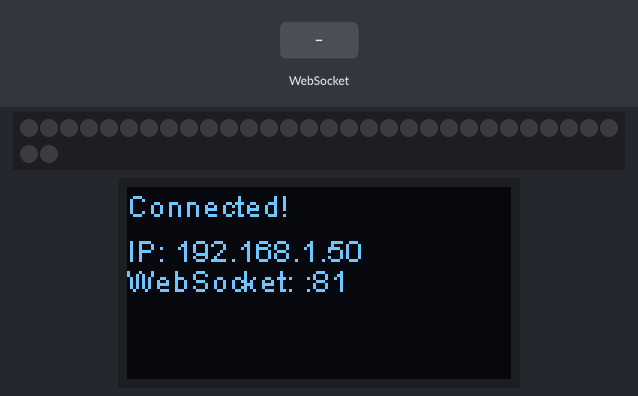
Simulated run of this sketch. Board: ESP32. Parts: 32 RGB LEDs in strip order, left to right, continuing on the next row, 128×64 one-colour display. Inputs (shaded band) come from the test bench. Dim RGB values are drawn brighter than linear; WiFi joins after 1.5 s; servers stay silent unless stated; random numbers use the default seed unless the sketch sets one; what the sketch prints to the serial monitor is not drawn.

Above: at 2.7 s.
2.8 s: WebSocket text "2" received
At 2.91 s:
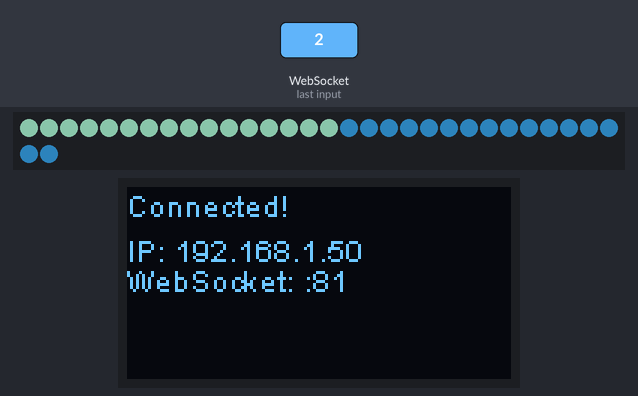
4.7 s: WebSocket text "1" received
At 4.81 s:
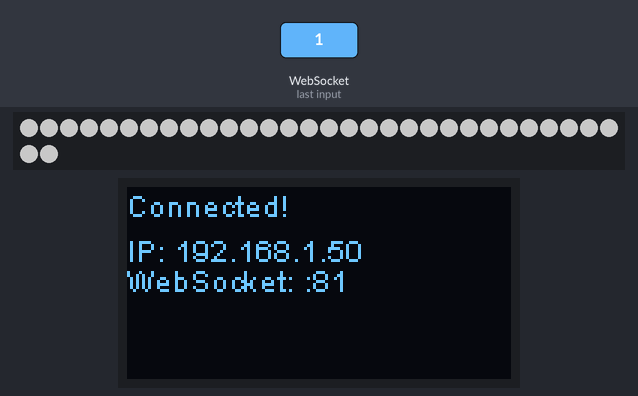
6.6 s: WebSocket text "3" received
8.4 s: WebSocket text "4" received
At 8.46 s:
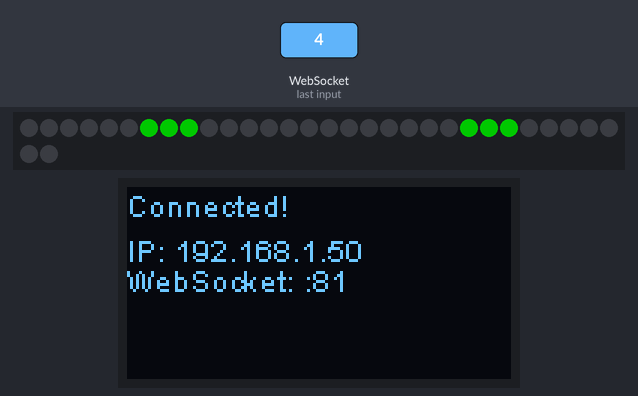
10.2 s: WebSocket text "5" received
12.0 s: WebSocket text "2" received
At 12.06 s:
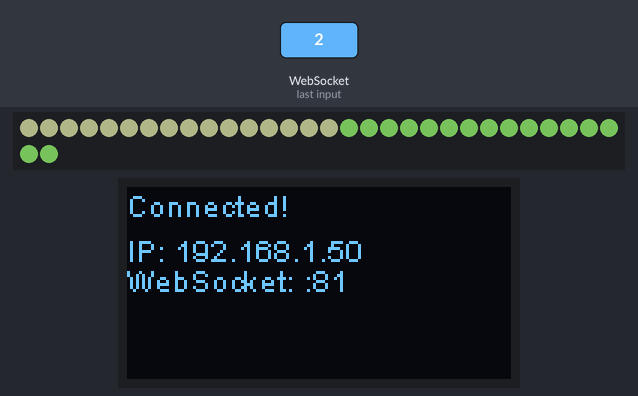

The sketch:

esp32_with_display.ino
```cpp
#include <WiFi.h>
#include <WebSocketsServer.h>
#include <Adafruit_NeoPixel.h>
#include <SSD1306Wire.h>

#define LED_PIN     18          // GPIO for NeoPixel on ESP32
#define NUM_PIXELS  32
#define MAX_WAIT_MS 4000
#define WEBSOCKET_LOOP_INTERVAL_MS 5

// OLED on ESP32 (use valid I2C pins)
#define I2C_SDA     17
#define I2C_SCL     16
SSD1306Wire display(0x3C, I2C_SDA, I2C_SCL);

Adafruit_NeoPixel strip(NUM_PIXELS, LED_PIN, NEO_GRB + NEO_KHZ800);

const char* ssid = "Cubex";
const char* password = "thunderluck";
IPAddress local_IP(10, 151, 240, 92);
IPAddress gateway(10, 151, 240, 97);
IPAddress subnet(255, 255, 255, 0);

WebSocketsServer webSocket = WebSocketsServer(81);

uint8_t blinkMode = 0;
uint16_t blinkInterval = 50;
uint8_t brightness = 100;

uint16_t totalFrames = 0;
uint16_t currentFrame = 0;
bool playing = false;
unsigned long frameStartTime = 0;
unsigned long lastDataTime = 0;
unsigned long lastFrameFlash = 0;
unsigned long lastWebSocketLoop = 0;
bool frameOn = true;
bool rowToggle = false;

uint16_t XY(uint8_t x, uint8_t y) {
  return y * 16 + x;
}

void setup() {
  Serial.begin(115200);
  strip.begin();
  strip.setBrightness(brightness);
  strip.show();

  display.init();
  display.setFont(ArialMT_Plain_10);
  display.clear();
  display.drawString(0, 0, "Booting...");
  display.display();

  // WiFi.config(local_IP, gateway, subnet);
  WiFi.begin(ssid, password);
  display.drawString(0, 15, "Connecting to WiFi...");
  display.display();

  while (WiFi.status() != WL_CONNECTED) {
    delay(500);
    Serial.print(".");
  }

  display.clear();
  display.drawString(0, 0, "Connected!");
  display.drawString(0, 15, "IP: " + WiFi.localIP().toString());
  display.display();

  webSocket.begin();
  webSocket.onEvent(onWebSocketEvent);
  display.drawString(0, 25, "WebSocket: :81");
  display.display();
}

void loop() {
  unsigned long now = millis();

  if (now - lastWebSocketLoop >= WEBSOCKET_LOOP_INTERVAL_MS) {
    webSocket.loop();
    lastWebSocketLoop = now;
  }

  if (playing) {
    switch (blinkMode) {
      case 1: mode_1(now); break;
      case 2: mode_2(now); break;
      case 3: mode_3(now); break;
      case 4: mode_4(now); break;
      case 5: mode_5(now); break;
      case 6: mode_6(now); break;
      case 7: mode_7(now); break;
      case 8: mode_8(now); break;
    }
  }

  if (!playing && now - lastDataTime > MAX_WAIT_MS) {
    clearStrip();
    totalFrames = 0;
    currentFrame = 0;
  }
}

void clearStrip() {
  for (int i = 0; i < NUM_PIXELS; i++) {
    strip.setPixelColor(i, 0);
  }
  strip.show();
}

// === The exact same mode_1 to mode_8 and onWebSocketEvent from your original code ===
// (copy/paste from your message – already ESP32-compatible)


void mode_1(unsigned long now) {
  if (now - lastFrameFlash >= blinkInterval) {
    lastFrameFlash = now;
    frameOn = !frameOn;

    for (int i = 0; i < NUM_PIXELS; i++) {
      strip.setPixelColor(i, frameOn ? strip.Color(255, 255, 255) : 0);
    }
    strip.show();
  }
}

void mode_2(unsigned long now) {
  static uint8_t r1 = random(256), g1 = random(256), b1 = random(256);
  static uint8_t r2 = random(256), g2 = random(256), b2 = random(256);
  static uint8_t targetR1 = random(256), targetG1 = random(256), targetB1 = random(256);
  static uint8_t targetR2 = random(256), targetG2 = random(256), targetB2 = random(256);
  static unsigned long lastColorUpdate = 0;
  const uint8_t step = 5;

  if (now - lastFrameFlash >= blinkInterval) {
    lastFrameFlash = now;
    frameOn = !frameOn;

    if (frameOn && now - lastColorUpdate >= blinkInterval) {
      lastColorUpdate = now;
      r1 += (targetR1 > r1) ? min((int)step, (int)(targetR1 - r1)) : -min((int)step, (int)(r1 - targetR1));
      g1 += (targetG1 > g1) ? min((int)step, (int)(targetG1 - g1)) : -min((int)step, (int)(g1 - targetG1));
      b1 += (targetB1 > b1) ? min((int)step, (int)(targetB1 - b1)) : -min((int)step, (int)(b1 - targetB1));

      r2 += (targetR2 > r2) ? min((int)step, (int)(targetR2 - r2)) : -min((int)step, (int)(r2 - targetR2));
      g2 += (targetG2 > g2) ? min((int)step, (int)(targetG2 - g2)) : -min((int)step, (int)(g2 - targetG2));
      b2 += (targetB2 > b2) ? min((int)step, (int)(targetB2 - b2)) : -min((int)step, (int)(b2 - targetB2));

      if (abs(r1 - targetR1) < 5) targetR1 = random(256);
      if (abs(g1 - targetG1) < 5) targetG1 = random(256);
      if (abs(b1 - targetB1) < 5) targetB1 = random(256);
      if (abs(r2 - targetR2) < 5) targetR2 = random(256);
      if (abs(g2 - targetG2) < 5) targetG2 = random(256);
      if (abs(b2 - targetB2) < 5) targetB2 = random(256);
    }

    for (int i = 0; i < NUM_PIXELS; i++) {
      strip.setPixelColor(i, frameOn ?
        (i < 16 ? strip.Color(r1, g1, b1) : strip.Color(r2, g2, b2)) : 0);
    }
    strip.show();
  }
}

void mode_3(unsigned long now) {
  if (now - lastFrameFlash >= blinkInterval) {
    lastFrameFlash = now;
    frameOn = !frameOn;

    for (uint8_t x = 0; x < 16; x++) {
      for (uint8_t y = 0; y < 2; y++) {
        bool edge = (x == 0 || x == 15);
        strip.setPixelColor(XY(x, y), (frameOn && edge) ? strip.Color(255, 0, 0) : 0);
      }
    }
    strip.show();
  }
}

void mode_4(unsigned long now) {
  static uint8_t radius = 0;
  static bool expanding = true;

  if (now - lastFrameFlash >= blinkInterval) {
    lastFrameFlash = now;
    frameOn = !frameOn;
    clearStrip();
    uint8_t mid = 7;

    for (int dx = -radius; dx <= radius; dx++) {
      uint8_t xL = mid + dx;
      if (xL < 16) {
        for (uint8_t y = 0; y < 2; y++)
          strip.setPixelColor(XY(xL, y), frameOn ? strip.Color(0, 255, 0) : 0);
      }
    }

    expanding ? radius++ : radius--;
    if (radius >= 7) expanding = false;
    if (radius == 0) expanding = true;

    strip.show();
  }
}

void mode_5(unsigned long now) {
  static uint8_t step = 0;

  if (now - lastFrameFlash >= blinkInterval) {
    lastFrameFlash = now;
    frameOn = !frameOn;
    clearStrip();

    uint8_t left = step;
    uint8_t right = 15 - step;
    if (left <= right) {
      for (uint8_t y = 0; y < 2; y++) {
        strip.setPixelColor(XY(left, y), frameOn ? strip.Color(0, 255, 255) : 0);
        strip.setPixelColor(XY(right, y), frameOn ? strip.Color(0, 255, 255) : 0);
      }
      step++;
    } else {
      step = 0;
    }

    strip.show();
  }
}

void mode_6(unsigned long now) {
  static uint8_t pos = 0;

  if (now - lastFrameFlash >= blinkInterval) {
    lastFrameFlash = now;
    clearStrip();
    frameOn = !frameOn;

    for (uint8_t y = 0; y < 2; y++)
      strip.setPixelColor(XY(pos, y), frameOn ? strip.Color(255, 255, 0) : 0);

    pos = (pos + 1) % 16;
    strip.show();
  }
}

void mode_7(unsigned long now) {
  if (now - lastFrameFlash >= blinkInterval) {
    lastFrameFlash = now;
    rowToggle = !rowToggle;

    for (uint8_t x = 0; x < 16; x++) {
      for (uint8_t y = 0; y < 2; y++) {
        bool show = (y == 0 && rowToggle) || (y == 1 && !rowToggle);
        strip.setPixelColor(XY(x, y), show ? strip.Color(255, 0, 255) : 0);
      }
    }
    strip.show();
  }
}

void mode_8(unsigned long now) {
  static uint8_t head = 0;
  static int8_t dir = 1;

  if (now - lastFrameFlash >= blinkInterval) {
    lastFrameFlash = now;
    clearStrip();
    frameOn = !frameOn;

    for (int8_t i = 0; i < 3; i++) {
      int8_t x = head - i * dir;
      if (x >= 0 && x < 16) {
        for (uint8_t y = 0; y < 2; y++)
          strip.setPixelColor(XY(x, y), frameOn ? strip.Color(100, 100, 255) : 0);
      }
    }

    head += dir;
    if (head == 15 || head == 0) dir *= -1;

    strip.show();
  }
}

void onWebSocketEvent(uint8_t client_num, WStype_t type, uint8_t* payload, size_t length) {
  if (type != WStype_TEXT) return;

  char* token = strtok((char*)payload, ";");
  if (token) blinkMode = atoi(token);

  token = strtok(NULL, ";");
  if (token) blinkInterval = atoi(token);

  token = strtok(NULL, ";");
  if (token) {
    brightness = atoi(token);
    strip.setBrightness(brightness);
  }

  Serial.printf("[mode=%d blink=%dms brightness=%d]\n", blinkMode, blinkInterval, brightness);

  totalFrames = 1;
  currentFrame = 0;
  playing = true;
  frameStartTime = millis();
  lastFrameFlash = frameStartTime;
  frameOn = true;
  lastDataTime = millis();
}
```
